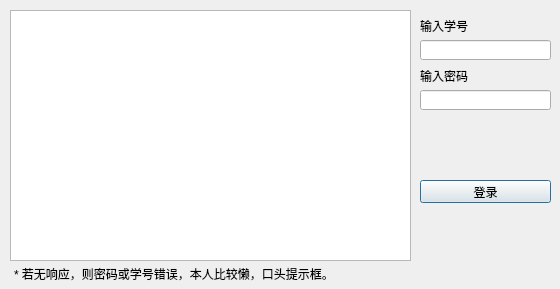
<?xml version="1.0" encoding="UTF-8"?>
<ui version="4.0">
 <class>ZJUT</class>
 <widget class="QDialog" name="ZJUT">
  <property name="geometry">
   <rect>
    <x>0</x>
    <y>0</y>
    <width>560</width>
    <height>289</height>
   </rect>
  </property>
  <property name="windowTitle">
   <string>ZJUT研究生绩点计算器</string>
  </property>
  <widget class="QPushButton" name="denglu">
   <property name="geometry">
    <rect>
     <x>420</x>
     <y>180</y>
     <width>131</width>
     <height>23</height>
    </rect>
   </property>
   <property name="text">
    <string>登录</string>
   </property>
  </widget>
  <widget class="QLineEdit" name="xuehao">
   <property name="geometry">
    <rect>
     <x>420</x>
     <y>40</y>
     <width>131</width>
     <height>20</height>
    </rect>
   </property>
   <property name="text">
    <string/>
   </property>
  </widget>
  <widget class="QLineEdit" name="mima">
   <property name="geometry">
    <rect>
     <x>420</x>
     <y>90</y>
     <width>131</width>
     <height>20</height>
    </rect>
   </property>
   <property name="text">
    <string/>
   </property>
   <property name="echoMode">
    <enum>QLineEdit::Password</enum>
   </property>
  </widget>
  <widget class="QLabel" name="label">
   <property name="geometry">
    <rect>
     <x>420</x>
     <y>20</y>
     <width>54</width>
     <height>12</height>
    </rect>
   </property>
   <property name="text">
    <string>输入学号</string>
   </property>
  </widget>
  <widget class="QLabel" name="label_2">
   <property name="geometry">
    <rect>
     <x>420</x>
     <y>70</y>
     <width>54</width>
     <height>12</height>
    </rect>
   </property>
   <property name="text">
    <string>输入密码</string>
   </property>
  </widget>
  <widget class="QTextBrowser" name="text">
   <property name="geometry">
    <rect>
     <x>10</x>
     <y>10</y>
     <width>401</width>
     <height>251</height>
    </rect>
   </property>
  </widget>
  <widget class="QLabel" name="label_3">
   <property name="geometry">
    <rect>
     <x>14</x>
     <y>264</y>
     <width>321</width>
     <height>20</height>
    </rect>
   </property>
   <property name="text">
    <string>* 若无响应，则密码或学号错误，本人比较懒，口头提示框。</string>
   </property>
  </widget>
 </widget>
 <resources/>
 <connections/>
</ui>
